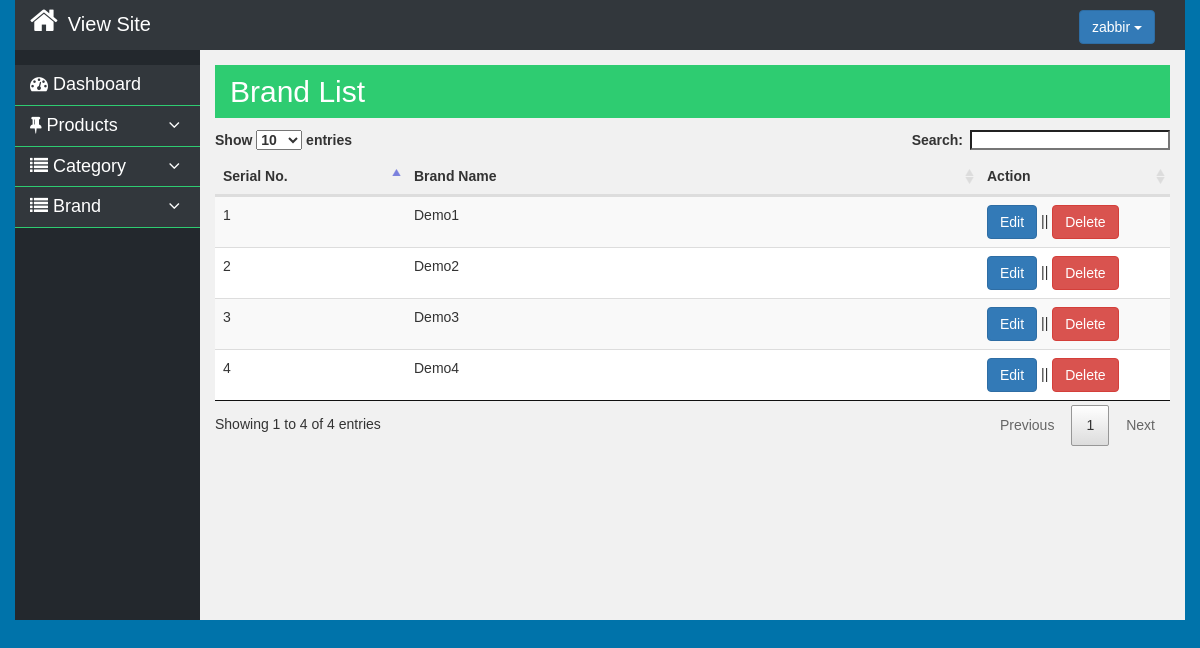
The app's page /admin/brand.php (signed in) with its own data.
### tables this page shows
CREATE TABLE `brand_table` (
  `brandId` int(11) NOT NULL,
  `brandName` varchar(55) NOT NULL
);

### libs/Database.php (called while the page is built, shortened)
<?php
class Database{
    public $host   = DB_HOST;
    public $user   = DB_USER;
    public $pass   = DB_PASS;
    public $dbname = DB_NAME;
    public $link;
    public function dbConnect(){
        $this->link = new mysqli($this->host, $this->user, $this->pass, $this->dbname);
    }
    public function readData($query){
        $result = $this->link->query($query) or die($this->link->error.__LINE__);
        if($result->num_rows > 0){
            return $result;
        }
        else {
            return false;
        }
    }
}
?>

### libs/Brand.php (called while the page is built, shortened)
<?php
class Brand{
	private $db;
 	public function __construct(){
 		$this->db = new Database();
 	}
 	public function getAllBrand(){
 		$query = "SELECT * FROM brand_table ORDER BY brandId ASC";
 		$result = $this->db->readData($query);
 		return $result;
 	}
}
?>

### admin/brand.php (the view, shortened to what this page needs)
<?php include "include/header.php"; ?>
<?php $brand = new Brand(); ?>
    <section class="main-section">
        <div class="container-fluid">
            <div class="row">
                <div class="col-md-3 col-lg-2 col-sm-4 col-xs-12 padding-right15">
                    <?php include "include/sidebar.php" ?>
                </div>
                <div class="col-md-9 col-lg-10 col-sm-8 col-xs-12 padding-left15">
                    <div class="main-content">
                        <div class="display-flax-content">
                            <div class="section-title">
                                <h2>Brand List</h2>
                            </div>
                            <div class="content">
                                <div class="catlist">
                                    <table class="table table-striped" id="dataTable">
                                        <thead>
                                            <tr>
                                                <th width="20%">Serial No.</th>
                                                <th width="60%">Brand Name</th>
                                                <th width="20%">Action</th>
                                            </tr>
                                        </thead>
                                        <tbody>
                                        <?php
                                            $getBrand = $brand->getAllBrand();
                                            if ($getBrand) {
                                                $i= 0;
                                                while ($value = $getBrand->fetch_assoc()) {
                                                    $i++;
                                        ?>
                                            <tr>
                                                <td><?php echo $i; ?></td>
                                                <td><?php echo $value["brandName"]; ?></td>
                                                <td><a href="" class="btn btn-primary">Edit</a> || <a href="?brand_delete=<?php echo $value['brandId'];?>" class="btn btn-danger" onclick="return confirm('Are you sure?\nPress a button! OK or Cancel To confirm.');">Delete</a></td>
                                            </tr>
                                        <?php } } ?>
                                        </tbody>
                                    </table>
                                </div>
                            </div>
                        </div>
                    </div>
                </div>
            </div>
        </div>
    </section>
<?php include "include/footer.php"; ?>

### admin/css/datatables/datatables.css (style rules this page uses)
table.dataTable { width: 100%; margin: 0 auto; clear: both; border-collapse: separate; border-spacing: 0; }
table.dataTable thead th, table.dataTable tfoot th { font-weight: bold; }
table.dataTable thead th, table.dataTable thead td { padding: 10px 18px; border-bottom: 1px solid #111; }
table.dataTable thead .sorting, table.dataTable thead .sorting_asc, table.dataTable thead .sorting_desc, table.dataTable thead .sorting_asc_disabled, table.dataTable thead .sorting_desc_disabled { cursor: pointer; *cursor: hand; background-repeat: no-repeat; background-position: center right; }
table.dataTable thead .sorting { background-image: url("DataTables-1.10.18/images/sort_both.png"); }
table.dataTable thead .sorting_asc { background-image: url("DataTables-1.10.18/images/sort_asc.png"); }
table.dataTable tbody tr { background-color: #ffffff; }
table.dataTable tbody th, table.dataTable tbody td { padding: 8px 10px; }
table.dataTable.no-footer { border-bottom: 1px solid #111; }
table.dataTable, table.dataTable th, table.dataTable td { box-sizing: content-box; }

### admin/css/main.css (style rules this page uses)
html { color: #222; font-size: 1em; line-height: 1.4; }

### admin/style.css (style rules this page uses)
* { margin: 0; padding: 0; }
body { font-family: sans-serif; font-size: 14px; line-height: 25px; background: #0073aa; overflow-x:hidden; }
a, a:hover, a:focus { text-decoration: none; transition: .4s; }
.section-title { padding: 10px 15px; background: #2ecc71; }
.section-title h2 { margin: 0px; color: #fff; }
.main-content { background: #F1F1F1; padding: 15px; min-height: 570px; }
.padding-left15 { padding-left: 0px; }
.padding-right15 { padding-right: 0px; }
.addpost, .catlist, .postlist-block, .userlist-block, .inbox { margin-top: 10px; }

### records on screen
brand_table: brandName "Demo1"
brand_table: brandName "Demo2"
brand_table: brandName "Demo3"
brand_table: brandName "Demo4"

### other values on screen
$username "zabbir"
